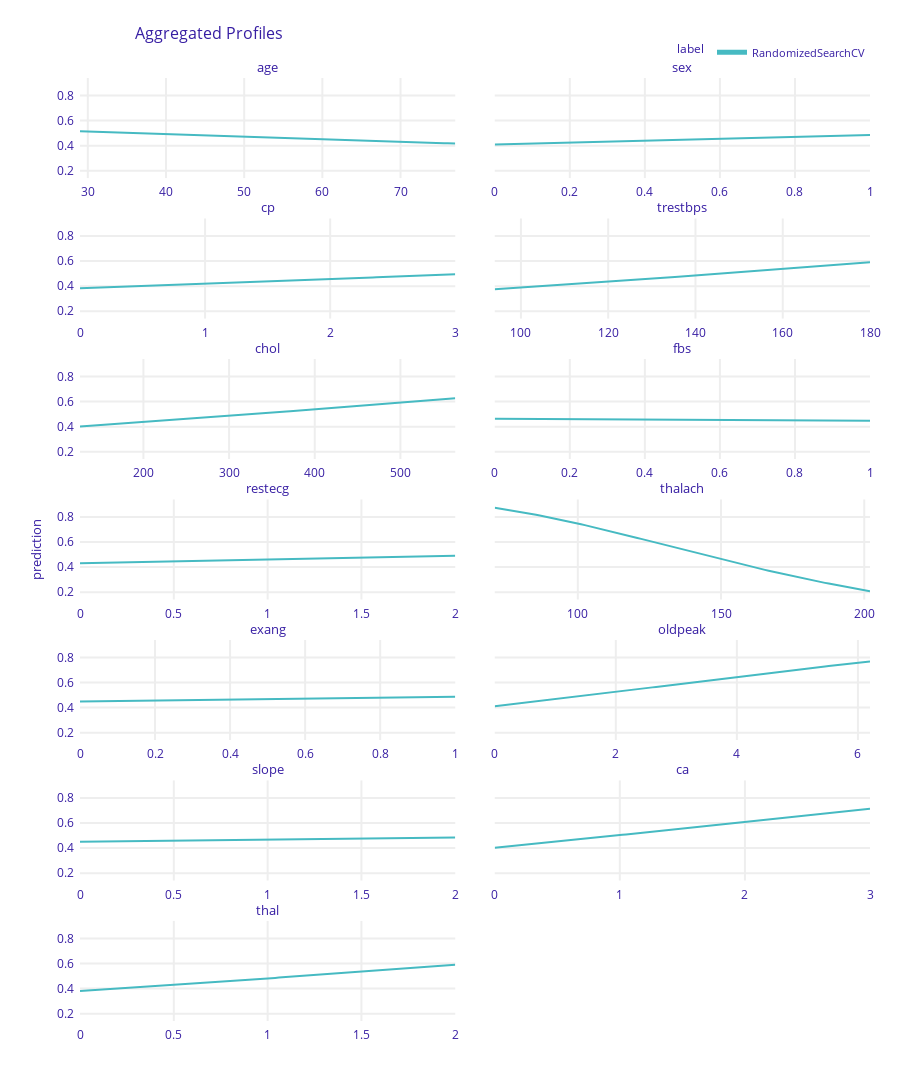

The notebook cell saved with this chart:
### Code cell
# Plot Model Profile
exp.model_profile().plot()
